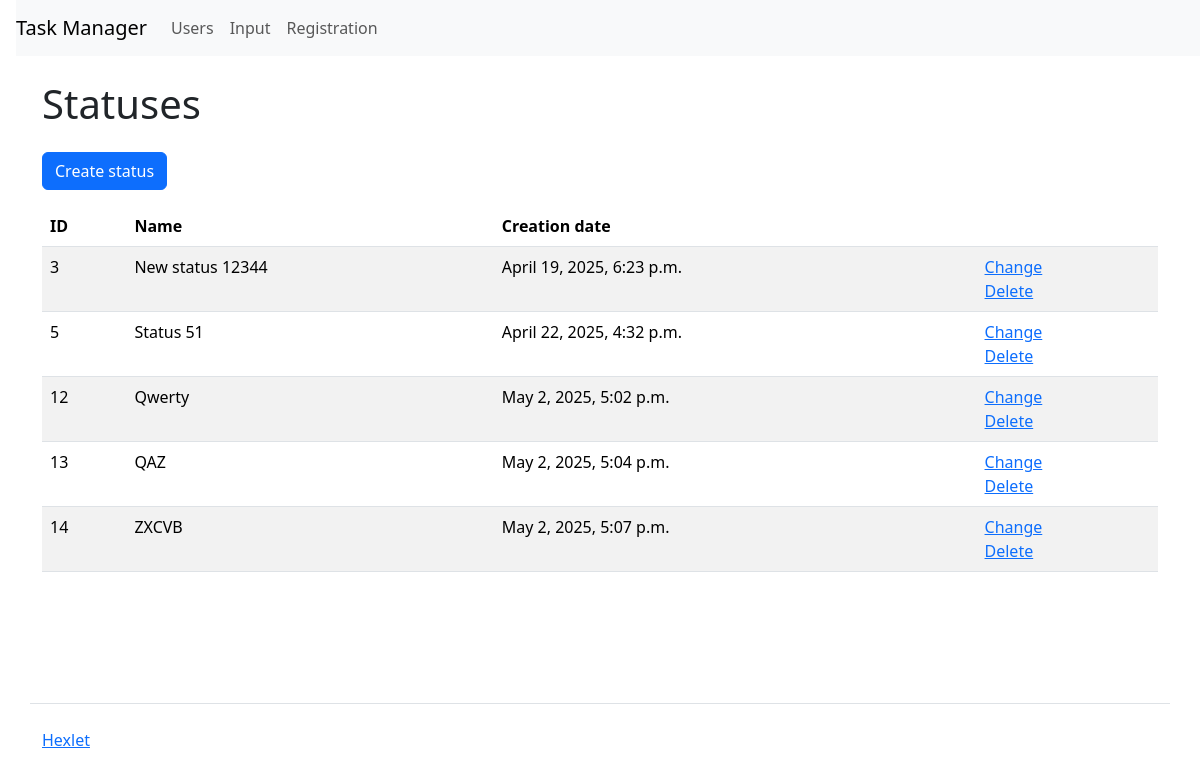
Page /statuses/ on the earlier database version.
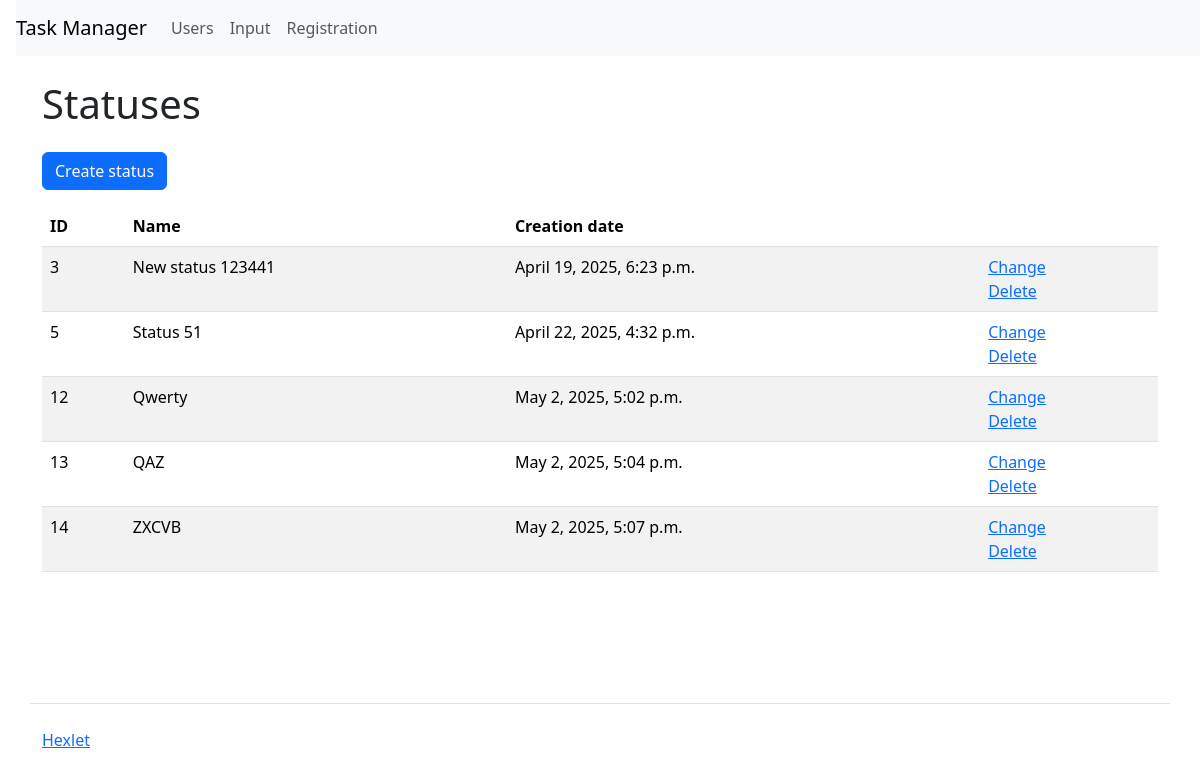
Same page on the later database version.
### task_manager/statuses/models.py (models this page shows, shortened)
class Statuses(models.Model):
    name = models.TextField(max_length=150, verbose_name=_('Name'))
    created_at = models.DateTimeField(
        auto_now_add=True, verbose_name=_('Creation date')
        )
    updated_at = models.DateTimeField(
        auto_now=True, verbose_name=_('Update date')
        )

### task_manager/statuses/views.py (the view)
# urls.py: path('', views.IndexView.as_view(), name='index'),
class IndexView(View):
    def get(self, request, *args, **kwargs):
        statuses = Statuses.objects.all()
        return render(request, 'statuses/index.html', context={
           'name': _('Statuses'),
            'statuses': statuses,
        })

### task_manager/templates/statuses/index.html
{% extends "index.html" %}
{% load i18n %}
{% block context %}
<a class="btn btn-primary mb-3" href="/statuses/create/" role="button">{% translate 'Create status' %}</a>
<table class="table table-striped">
    <thead>
      <tr>
        <th>{% translate 'ID' %}</th>
        <th>{% translate 'Name' %}</th>
        <th>{% translate 'Creation date' %}</th>
        <th></th>
      </tr>
    </thead>
    <tbody>
      {% if statuses %}
      {% for status in statuses %}
        <tr>
          <td>{{ status.id }}</td>
          <td>{{ status.name }}</td>
          <td>{{ status.created_at }}</td>
          <td>
            <a href="/statuses/{{ status.id }}/update/">{% translate 'Сhange' %}</a>
            <br>
            <a href="/statuses/{{ status.id }}/delete/">{% translate 'Delete' %}</a>
          </td>
        </tr>
      {% endfor %}
      {% endif %}
    </tbody>
  </table>
{% endblock %}

Differences in the rows shown:
changed Statuses id 3: name "New status 12344" → "New status 123441"
